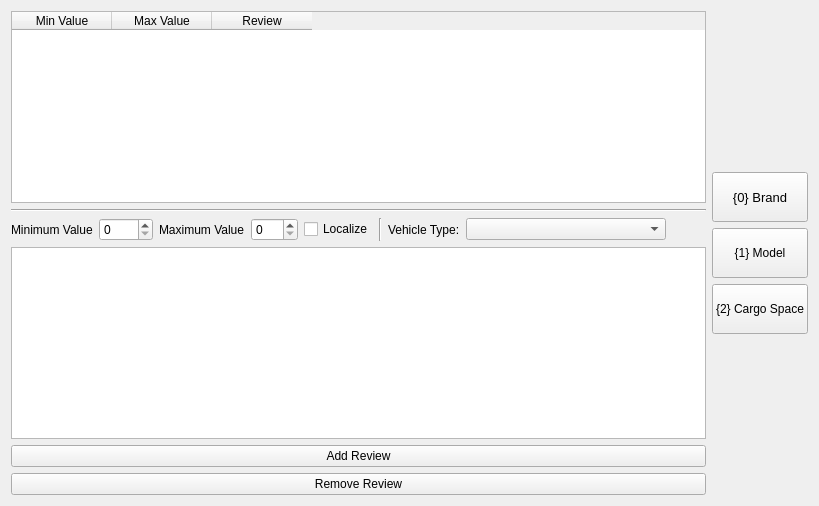
     <widget class="QWidget" name="tab_7">
      <attribute name="title">
       <string>Cargo</string>
      </attribute>
      <layout class="QGridLayout" name="gridLayout_9">
       <item row="0" column="0">
        <widget class="QTableWidget" name="table_cargo">
         <column>
          <property name="text">
           <string>Min Value</string>
          </property>
         </column>
         <column>
          <property name="text">
           <string>Max Value</string>
          </property>
         </column>
         <column>
          <property name="text">
           <string>Review</string>
          </property>
         </column>
        </widget>
       </item>
       <item row="0" column="1" rowspan="6">
        <layout class="QVBoxLayout" name="verticalLayout_10">
         <item>
          <spacer name="verticalSpacer_15">
           <property name="orientation">
            <enum>Qt::Vertical</enum>
           </property>
           <property name="sizeHint" stdset="0">
            <size>
             <width>20</width>
             <height>40</height>
            </size>
           </property>
          </spacer>
         </item>
         <item>
          <widget class="QPushButton" name="button_cargo_0Brand">
           <property name="minimumSize">
            <size>
             <width>0</width>
             <height>50</height>
            </size>
           </property>
           <property name="font">
            <font>
             <pointsize>10</pointsize>
            </font>
           </property>
           <property name="autoFillBackground">
            <bool>false</bool>
           </property>
           <property name="text">
            <string>{0} Brand</string>
           </property>
          </widget>
         </item>
         <item>
          <widget class="QPushButton" name="button_cargo_1Model">
           <property name="minimumSize">
            <size>
             <width>0</width>
             <height>50</height>
            </size>
           </property>
           <property name="text">
            <string>{1} Model</string>
           </property>
          </widget>
         </item>
         <item>
          <widget class="QPushButton" name="button_cargo_2CargoSpace">
           <property name="minimumSize">
            <size>
             <width>0</width>
             <height>50</height>
            </size>
           </property>
           <property name="text">
            <string>{2} Cargo Space</string>
           </property>
          </widget>
         </item>
         <item>
          <spacer name="verticalSpacer_16">
           <property name="orientation">
            <enum>Qt::Vertical</enum>
           </property>
           <property name="sizeHint" stdset="0">
            <size>
             <width>20</width>
             <height>40</height>
            </size>
           </property>
          </spacer>
         </item>
        </layout>
       </item>
       <item row="1" column="0">
        <widget class="Line" name="line_8">
         <property name="orientation">
          <enum>Qt::Horizontal</enum>
         </property>
        </widget>
       </item>
       <item row="2" column="0">
        <layout class="QHBoxLayout" name="horizontalLayout_9">
         <item>
          <widget class="QLabel" name="label_17">
           <property name="text">
            <string>Minimum Value</string>
           </property>
          </widget>
         </item>
         <item>
          <widget class="QSpinBox" name="spinBox_cargo_minVal">
           <property name="maximum">
            <number>9999</number>
           </property>
          </widget>
         </item>
         <item>
          <widget class="QLabel" name="label_18">
           <property name="text">
            <string>Maximum Value</string>
           </property>
          </widget>
         </item>
         <item>
          <widget class="QSpinBox" name="spinBox_cargo_maxval">
           <property name="maximum">
            <number>999</number>
           </property>
          </widget>
         </item>
         <item>
          <widget class="QCheckBox" name="checkBox_cargo_localize">
           <property name="text">
            <string>Localize</string>
           </property>
          </widget>
         </item>
         <item>
          <widget class="Line" name="line_20">
           <property name="orientation">
            <enum>Qt::Vertical</enum>
           </property>
          </widget>
         </item>
         <item>
          <widget class="QLabel" name="label_34">
           <property name="text">
            <string>Vehicle Type:</string>
           </property>
          </widget>
         </item>
         <item>
          <widget class="QComboBox" name="comboBox_VehicleType_cargo">
           <property name="sizePolicy">
            <sizepolicy hsizetype="Preferred" vsizetype="Fixed">
             <horstretch>0</horstretch>
             <verstretch>0</verstretch>
            </sizepolicy>
           </property>
           <property name="minimumSize">
            <size>
             <width>200</width>
             <height>0</height>
            </size>
           </property>
          </widget>
         </item>
         <item>
          <spacer name="horizontalSpacer_8">
           <property name="orientation">
            <enum>Qt::Horizontal</enum>
           </property>
           <property name="sizeHint" stdset="0">
            <size>
             <width>40</width>
             <height>20</height>
            </size>
           </property>
          </spacer>
         </item>
        </layout>
       </item>
       <item row="3" column="0">
        <widget class="QPlainTextEdit" name="textbox_cargo"/>
       </item>
       <item row="4" column="0">
        <widget class="QPushButton" name="button_cargo_add">
         <property name="text">
          <string>Add Review</string>
         </property>
        </widget>
       </item>
       <item row="5" column="0">
        <widget class="QPushButton" name="button_cargo_remove">
         <property name="text">
          <string>Remove Review</string>
         </property>
        </widget>
       </item>
      </layout>
     </widget>
